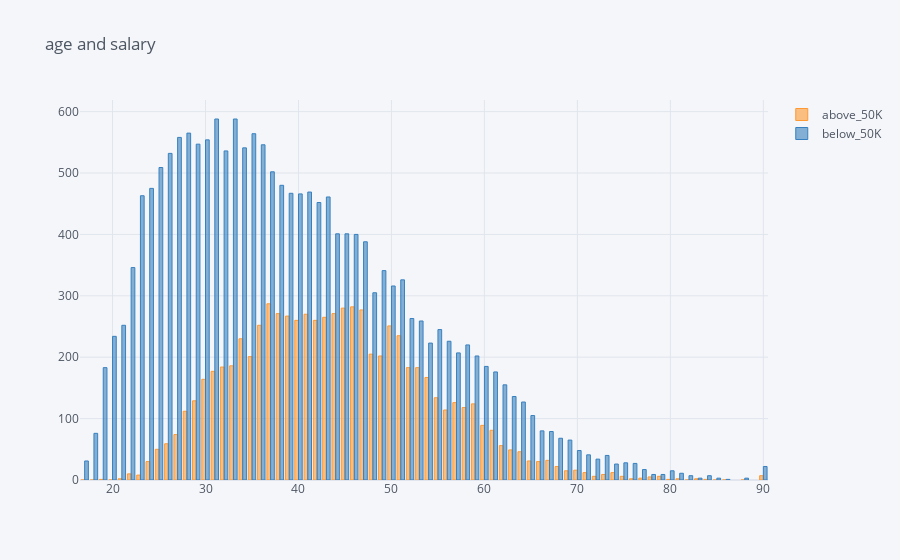

Notebook code cell kept with this figure:
### Code cell
pd.crosstab(df['age'], df['salary']).iplot(kind='bar', title = 'age and salary')

### Figure 1 — Plotly figure (JSON) as saved in the notebook; plotly's stock layout.template omitted (floating-point values rounded to 4 significant figures)
{"data": [{"marker": {"color": "rgba(255, 153, 51, 0.6)", "line": {"color": "rgba(255, 153, 51, 1.0)", "width": 1}}, "name": "above_50K", "orientation": "v", "text": "", "type": "bar", "x": [17, 18, 19, 20, 21, 22, 23, 24, 25, 26, 27, 28, 29, 30, 31, 32, 33, 34, 35, 36, 37, 38, 39, 40, 41, 42, 43, 44, 45, 46, 47, 48, 49, 50, 51, 52, 53, 54, 55, 56, 57, 58, 59, 60, 61, 62, 63, 64, 65, 66, 67, 68, 69, 70, 71, 72, 73, 74, 75, 76, 77, 78, 79, 80, 81, 82, 83, 84, 85, 86, 88, 90], "y": [0, 0, 1, 0, 2, 10, 8, 30, 50, 59, 74, 112, 129, 164, 177, 184, 186, 230, 201, 252, 287, 271, 267, 260, 270, 260, 265, 271, 280, 282, 277, 205, 202, 251, 235, 183, 183, 167, 134, 114, 126, 118, 124, 89, 81, 56, 49, 46, 31, 30, 32, 22, 15, 16, 12, 6, 9, 12, 6, 2, 3, 5, 6, 1, 2, 0, 2, 1, 0, 0, 0, 7]}, {"marker": {"color": "rgba(55, 128, 191, 0.6)", "line": {"color": "rgba(55, 128, 191, 1.0)", "width": 1}}, "name": "below_50K", "orientation": "v", "text": "", "type": "bar", "x": [17, 18, 19, 20, 21, 22, 23, 24, 25, 26, 27, 28, 29, 30, 31, 32, 33, 34, 35, 36, 37, 38, 39, 40, 41, 42, 43, 44, 45, 46, 47, 48, 49, 50, 51, 52, 53, 54, 55, 56, 57, 58, 59, 60, 61, 62, 63, 64, 65, 66, 67, 68, 69, 70, 71, 72, 73, 74, 75, 76, 77, 78, 79, 80, 81, 82, 83, 84, 85, 86, 88, 90], "y": [31, 76, 183, 234, 252, 346, 463, 475, 509, 532, 558, 565, 547, 554, 588, 536, 588, 541, 564, 546, 502, 480, 467, 466, 469, 452, 461, 401, 401, 400, 388, 305, 341, 316, 326, 263, 259, 223, 245, 226, 207, 220, 202, 185, 176, 155, 136, 127, 105, 80, 79, 68, 65, 48, 41, 34, 40, 26, 28, 27, 17, 9, 9, 15, 11, 7, 3, 7, 3, 1, 3, 22]}], "layout": {"legend": {"bgcolor": "#F5F6F9", "font": {"color": "#4D5663"}}, "paper_bgcolor": "#F5F6F9", "plot_bgcolor": "#F5F6F9", "title": {"font": {"color": "#4D5663"}, "text": "age and salary"}, "xaxis": {"gridcolor": "#E1E5ED", "showgrid": true, "tickfont": {"color": "#4D5663"}, "title": {"font": {"color": "#4D5663"}, "text": ""}, "zerolinecolor": "#E1E5ED"}, "yaxis": {"gridcolor": "#E1E5ED", "showgrid": true, "tickfont": {"color": "#4D5663"}, "title": {"font": {"color": "#4D5663"}, "text": ""}, "zerolinecolor": "#E1E5ED"}}}
